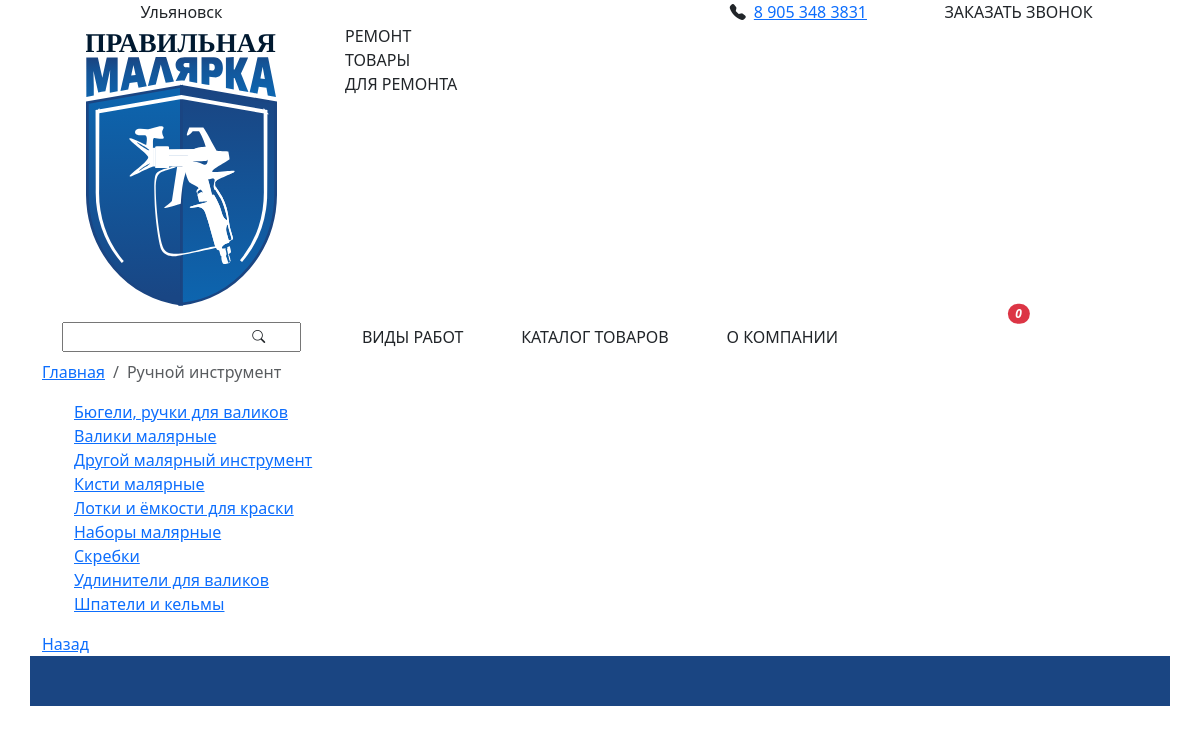
The app's page /category/Ручной инструмент with its own data.
### main/models.py (models this page shows)
class Category(models.Model):
    name = models.CharField(max_length=200, verbose_name='Категория')
    description = models.TextField(null=True, blank=True, verbose_name="Описание Категории")
    def __str__(self):
        return self.name
    class Meta:
        ordering = ('name',)
        verbose_name = 'Категория товаров'
        verbose_name_plural = 'Категории товаров'

class SubCategory(models.Model):
    category = models.ForeignKey(Category, on_delete=models.PROTECT, related_name='subcategories',
                                 verbose_name='Категория')
    name = models.CharField(max_length=256, verbose_name="Подкатегория")
    description = models.TextField(null=True, blank=True, verbose_name='Описание Подкатегории')
    def __str__(self):
        return self.name
    class Meta:
        ordering= ('name',)
        verbose_name = 'Подкатегория товаров'
        verbose_name_plural = 'Подкатегории товаров'

### main/views.py (the view)
# urls.py: path('category/<str:category>', views.category, name='category'),
def category(request, category):
    category = Category.objects.get(name=category)
    subCategory = SubCategory.objects.filter(category=category)
    dict = {
        'category': category,
        'subcategory': subCategory
    }
    return render(request, 'main/category.html', dict)

### templates/main/category.html (shortened to what this page needs)
{% extends 'base.html' %}
{% block category %}
    {% if category %}
    <nav aria-label="breadcrumb">
        <ol class="breadcrumb">
            <li class="breadcrumb-item"><a href="{% url 'index' %}">Главная</a></li>
            <li class="breadcrumb-item active" aria-current="page">{{ category }}</li>
        </ol>
    </nav>
    {% endif %}
    <div class="jumbotron">
        <ul>
            {% for subcat in subcategory %}
                <a href="{% url 'subcategory' category=category subcategory=subcat %}">{{ subcat.name }}</a><br/>
            {% endfor %}
        </ul>
    </div>
    <a href="{% url 'index' %}">Назад</a>
{% endblock %}

### records on screen
Category: name "Ручной инструмент"
SubCategory: name "Бюгели, ручки для валиков"
SubCategory: name "Валики малярные"
SubCategory: name "Другой малярный инструмент"
SubCategory: name "Кисти малярные"
SubCategory: name "Лотки и ёмкости для краски"
SubCategory: name "Наборы малярные"
SubCategory: name "Скребки"
SubCategory: name "Удлинители для валиков"
SubCategory: name "Шпатели и кельмы"
